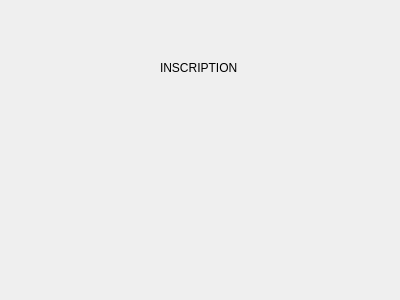
<?xml version="1.0" encoding="UTF-8"?>
<ui version="4.0">
 <class>Form</class>
 <widget class="QWidget" name="Form">
  <property name="geometry">
   <rect>
    <x>0</x>
    <y>0</y>
    <width>400</width>
    <height>300</height>
   </rect>
  </property>
  <property name="windowTitle">
   <string>Form</string>
  </property>
  <widget class="QLabel" name="label">
   <property name="geometry">
    <rect>
     <x>160</x>
     <y>60</y>
     <width>81</width>
     <height>16</height>
    </rect>
   </property>
   <property name="text">
    <string>INSCRIPTION</string>
   </property>
  </widget>
 </widget>
 <resources/>
 <connections/>
</ui>
